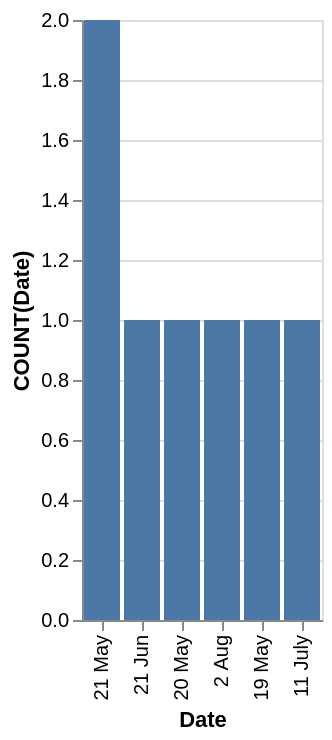

Vega-Lite specification for this chart:
### Vega-Lite specification from a JSON file in a GitHub repository (floating-point values rounded to 4 significant figures)
{"data": {"values": [{"x_data": "21 May", "y_data": 2}, {"x_data": "21 Jun", "y_data": 1}, {"x_data": "20 May", "y_data": 1}, {"x_data": "2 Aug", "y_data": 1}, {"x_data": "19 May", "y_data": 1}, {"x_data": "11 July", "y_data": 1}]}, "mark": "bar", "encoding": {"x": {"field": "x_data", "type": "nominal", "title": "Date", "sort": {"op": "sum", "field": "y_data", "order": "descending"}}, "y": {"field": "y_data", "type": "quantitative", "title": "COUNT(Date)"}}}
